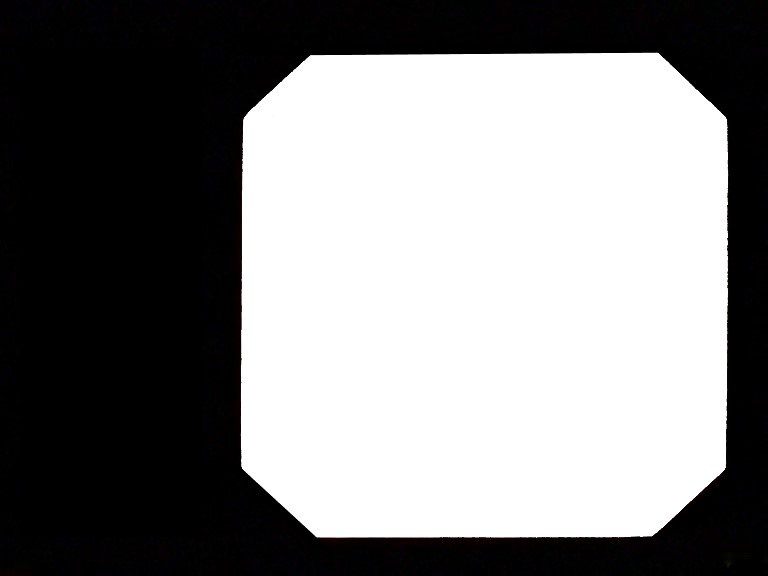
#> input picture Imagenes doc/MANUAL.jpg, 768 x 576 px; its folder holds only this picture in this run
$ python pruebabordes.py
#> lines starting #> are read from the running program, lines starting #| are printed output that depends on the picture; after the words box and inside, x2 and y2 are one past the last pixel; in counts of white or black regions, pixels touching at a corner belong together
### Imagenes doc/readimg.py
# -*- coding: utf-8 -*-
"""
Created on Tue May 28 11:20:26 2019

@author: Nataly
"""
def read_img(imfile):
#> called with imfile = 'MANUAL.jpg'
    import cv2
    return cv2.imread(imfile)
#> returned value is the input picture: shape (576, 768, 3); mean B, G, R 130.1, 129.9, 130.1
    #return (imfile + 2)

### Imagenes doc/pruebabordes.py
# -*- coding: utf-8 -*-
"""
Created on Sat Jul  6 21:52:39 2019

@author: Nataly
"""

from readimg import read_img #leer imagines ### img=read_img(imgfile)##
import cv2
import pylab as plt
from matplotlib import pyplot as plt
from scipy import stats # importando scipy.stats
import numpy as np
import glob
from scipy.spatial import distance as dist
import matplotlib.pyplot as plt
import numpy as np
import statistics as stats
from scipy.spatial import distance
import statistics

from equalization import globalequalization, adaptativeequalization, contraststretching
from Filtros import filtroautolevel, filtromediana, filtrominimo, filtrogaussiano,filtropromedio

from skimage import feature
from skimage.filters import roberts, sobel, sobel_h, sobel_v, scharr, scharr_h, scharr_v, prewitt, prewitt_v, prewitt_h


medidas=np.zeros((166,3))
i=0
def auto_canny(image, sigma=0.33):
	# compute the median of the single channel pixel intensities
	v = np.median(image)

	# apply automatic Canny edge detection using the computed median
	lower = int(max(0, (1.0 - sigma) * v))
	upper = int(min(255, (1.0 + sigma) * v))
	edged = cv2.Canny(image, lower, upper)

	# return the edged image
	return edged

for file in glob.glob("*.jpg"):

    imgfile=file
    filetxt=file[0:len(file)-3]+'txt'
    bboxfile=filetxt
    img = read_img(imgfile)
    #img1=filtrominimo(img)
    #img=adaptativeequalization(img)
    #img=contraststretching(img)
    imgg=img.copy()
    img1=img
    img2 = cv2.Canny(img1,54,90)
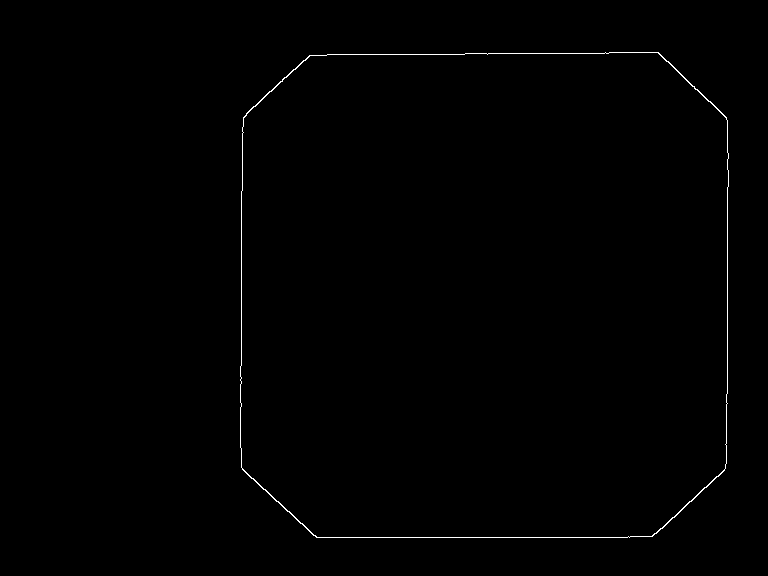
#> img2: shape (576, 768); 0.44% white in thin lines or dots, all inside (x1, y1, x2, y2) = (240, 52, 729, 538)
    #img2=auto_canny(img1,sigma=0.2)
    #img2 = roberts(img1)
    #img2= sobel(image)
    imgg=cv2.cvtColor(imgg,cv2.COLOR_RGB2BGR)
    img1=cv2.cvtColor(img1,cv2.COLOR_RGB2BGR)
    fig, ax = plt.subplots(ncols=3, figsize=(13,7), sharex=True, sharey=True)
    ax[0].imshow(imgg)
    ax[0].set_title('Log')
    ax[1].imshow(img1)
    ax[1].set_title('Filtrada')
    ax[2].imshow(img2,cmap = 'gray')
    ax[2].set_title('Borde')
    plt.show()
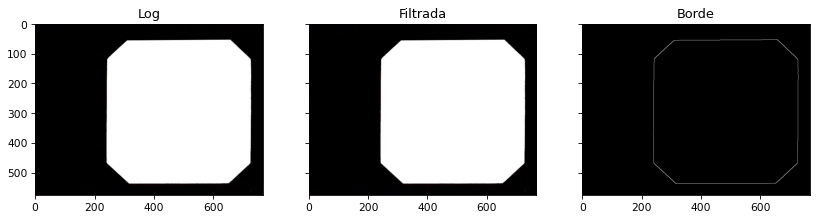
#> figure drawn by matplotlib, 3 panels

    fig, ax = plt.subplots(ncols=3, figsize=(13,7), sharex=True, sharey=True)
    ax[0].hist(imgg.ravel(),255,[1,imgg.max()])
    ax[1].hist(img1.ravel(),256,[1,img1.max()])
    ax[2].hist(img2.ravel(),255,[1,img2.max()])
    plt.show()
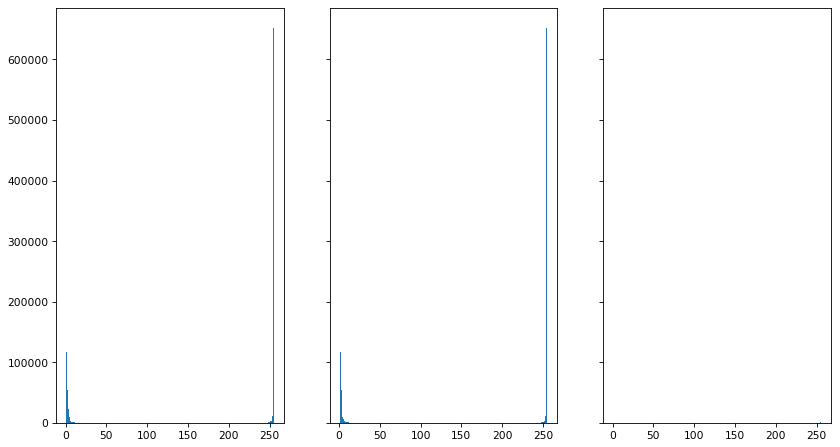
#> figure drawn by matplotlib, 3 panels; panel 1: tallest bar 651956 high, from x = 254 to 255
    i=i+1
    k = cv2.waitKey(1000)
#> (key Esc is pressed here)
    #destroy the window
    cv2.destroyAllWindows()
